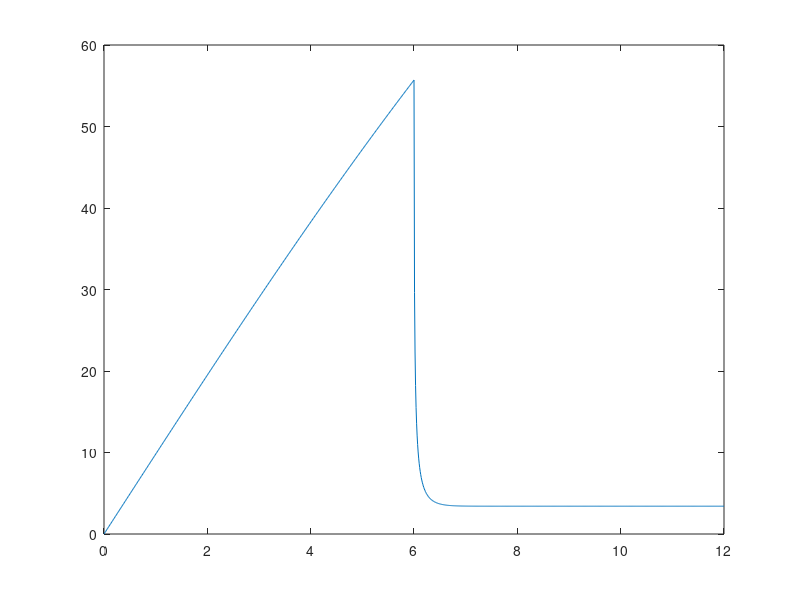

Write MATLAB code to recreate this figure.
C1 = 0.7;
C2 = 1.17;
g = 9.81;
p = 1.112;
A1 = 0.025*pi;
A2 = 81;
m = 62.5;
x = 1;
v = zeros(1,1201);
T = zeros(1,1201);

for t = 0.01:0.01:12
    x = x + 1;
    T(1,x) = t;
    if t > 6
        v(1,x) = v(1,x-1) + (g - (C2*p*A2*v(1,x-1)^2)/(2*m))*0.01;
    else
        v(1,x) = v(1,x-1) + (g - (C1*p*A1*v(1,x-1)^2)/(2*m))*0.01;
    end
    if v(1,x) < 0
        disp(T(1,x))
        disp(v(1,x))
        break
    end
end

plot(T,v)